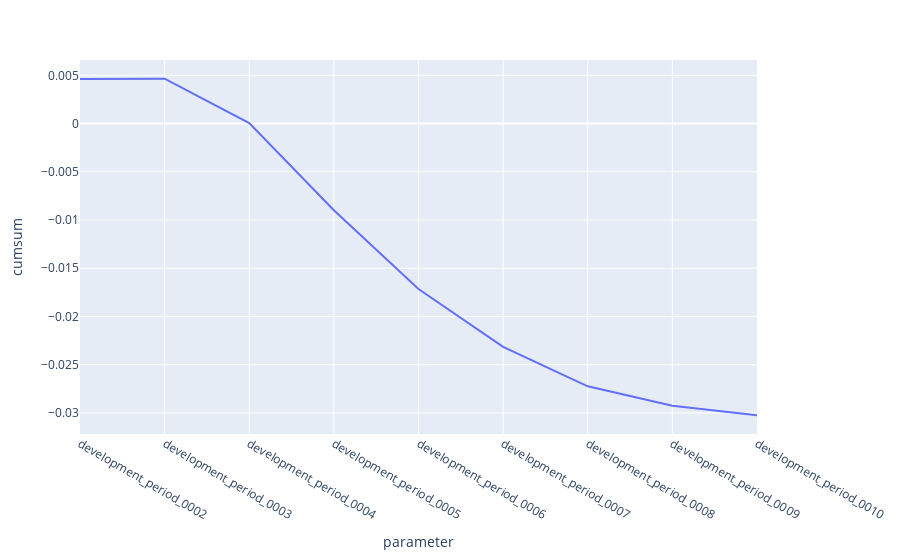

The cell this chart's notebook holds for it:
### Code cell
px.line(r.tweedie.GetParameters().query('var_gp=="development"'),
        x='parameter', y='cumsum')

### Figure 1 — Plotly figure (JSON) as saved in the notebook; plotly's stock layout.template omitted (floating-point values rounded to 4 significant figures)
{"data": [{"hovertemplate": "parameter=%{x}<br>cumsum=%{y}<extra></extra>", "legendgroup": "", "line": {"color": "#636efa", "dash": "solid"}, "marker": {"symbol": "circle"}, "mode": "lines", "name": "", "orientation": "v", "showlegend": false, "type": "scatter", "x": ["development_period_0002", "development_period_0003", "development_period_0004", "development_period_0005", "development_period_0006", "development_period_0007", "development_period_0008", "development_period_0009", "development_period_0010"], "xaxis": "x", "y": [0.004629, 0.004648, 5.698e-05, -0.008988, -0.01715, -0.02315, -0.02724, -0.02925, -0.03024], "yaxis": "y"}], "layout": {"legend": {"tracegroupgap": 0}, "margin": {"t": 60}, "xaxis": {"anchor": "y", "domain": [0, 1], "title": {"text": "parameter"}}, "yaxis": {"anchor": "x", "domain": [0, 1], "title": {"text": "cumsum"}}}}
